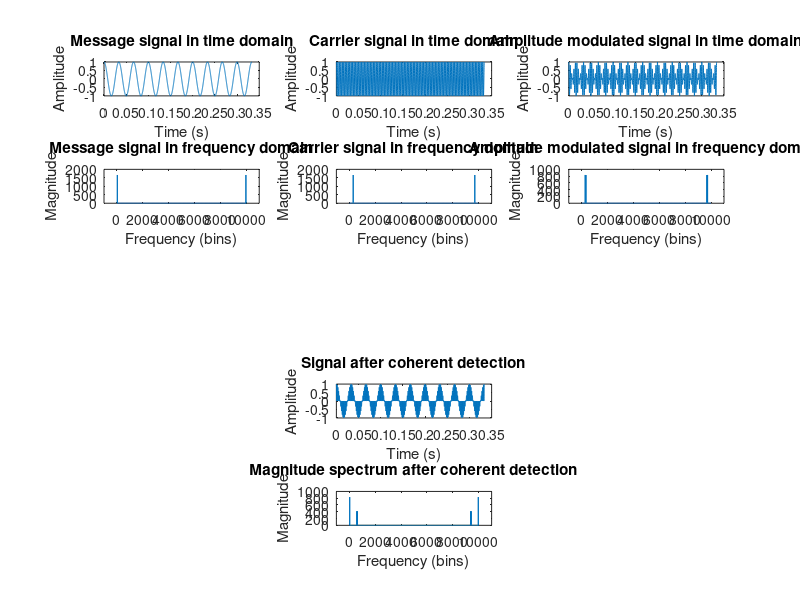

Write the MATLAB code that produced this figure.
fm = 30; % Hz
fc = 300; % Hz
fs = 10000; % Hz
t = 0:1/fs:10/fm; % Time vector
amp_coh=1;
phase_coh=0;

% Message signal
m_t = cos(2*pi*fm*t);

% Carrier signal
c_t = cos(2*pi*fc*t);

% Amplitude modulated signal
s_t = (m_t).*c_t;
coh=amp_coh.*cos(2*pi*fc*t-phase_coh).*s_t;

% FFT of signals
M_f = abs(fft(m_t));
C_f = abs(fft(c_t));
S_f = abs(fft(s_t));

% Frequency vector
f = (0:length(m_t)-1)*fs/length(m_t);

% Plot signals
figure;
subplot(5,3,1);
plot(t,m_t);
xlabel('Time (s)');
ylabel('Amplitude');
title('Message signal in time domain');

subplot(5,3,4);
plot(f,M_f);
xlim([-1000,11000]);
xlabel('Frequency (bins)');
ylabel('Magnitude');
title('Message signal in frequency domain');

subplot(5,3,2);
plot(t,c_t);
xlabel('Time (s)');
ylabel('Amplitude');
title('Carrier signal in time domain');

subplot(5,3,5);
plot(f,C_f);
xlim([-1000,11000]);
xlabel('Frequency (bins)');
ylabel('Magnitude');
title('Carrier signal in frequency domain');

subplot(5,3,3);
plot(t,s_t);
xlabel('Time (s)');
ylabel('Amplitude');
title('Amplitude modulated signal in time domain');

subplot(5,3,6);
plot(f,S_f);
xlim([-1000,11000]);
xlabel('Frequency (bins)');
ylabel('Magnitude');
title('Amplitude modulated signal in frequency domain');

% Plot signal after coherent detection
subplot(5,3,11);
plot(t,coh);
xlabel('Time (s)');
ylabel('Amplitude');
title('Signal after coherent detection');

% FFT of signal after coherent detection
R_f = abs(fft(coh));

% Plot magnitude spectrum after coherent detection
subplot(5,3,14);
plot(f,R_f);
xlim([-1000,11000]);
xlabel('Frequency (bins)');
ylabel('Magnitude');
title('Magnitude spectrum after coherent detection');